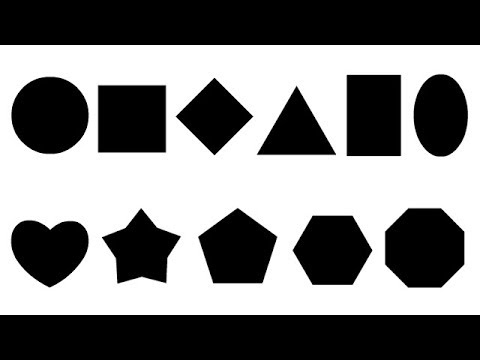
#> input picture shape.jpg, 480 x 360 px
$ python measure_object.py   (older library calls are emulated)
#> lines starting #> are read from the running program, lines starting #| are printed output that depends on the picture; after the words box and inside, x2 and y2 are one past the last pixel; in counts of white or black regions, pixels touching at a corner belong together
#> further down, src is the input picture: shape (360, 480, 3); min 0, max 255, mean 127.1
import cv2 as cv
import numpy as np

# 边缘检测述算法
def measure_object(image):
    gray = cv.cvtColor(image, cv.COLOR_BGR2GRAY)
    ret, binary = cv.threshold(gray, 0, 255, cv.THRESH_BINARY_INV | cv.THRESH_OTSU)
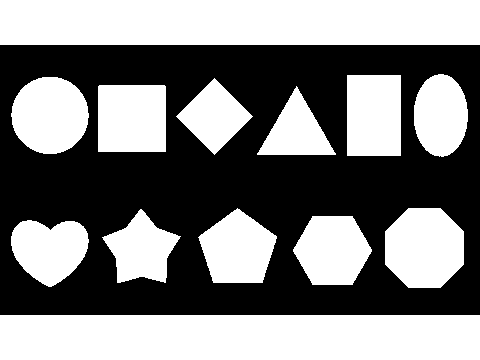
#> binary: shape (360, 480); 50.1% white; 1 black region
#> ret = 127
    print("threshold value : %s"%ret)
#| threshold value : 127.0
    cv.imshow("binary image", binary)
    outImage, contours, heriachy = cv.findContours(binary, cv.RETR_EXTERNAL, cv.CHAIN_APPROX_SIMPLE)
#> contours = 13 contours; largest, box (x1, y1, x2, y2) and area: (0, 315, 480, 360) 21076, (0, 0, 480, 45) 21076, (385, 208, 464, 288) 5104, (11, 77, 89, 154) 4586, (98, 85, 166, 152) 4421; heriachy = 13 rows, first 6: [1, -1, -1, -1], [2, 0, -1, -1], [3, 1, -1, -1], [4, 2, -1, -1], [5, 3, -1, -1], [6, 4, -1, -1]
    for i, contour in enumerate(contours):
        area = cv.contourArea(contour)
        x, y, w, h = cv.boundingRect(contour)
        rate = min(w, h) / max(w, h)
        print("rectangle rate : %s"%rate)
        mm = cv.moments(contour)
        print(type(mm))
        cx = mm['m10'] / mm['m00']
        cy = mm['m01'] / mm['m00']
        cv.circle(image, (np.int(cx), np.int(cy)), 3, (0, 255, 255), -1)
        #cv.rectangle(image, (x,y), (x+w, y+h), (0, 0, 255), 2)
        print("contour area : %s" %area)
        approxCurve = cv.approxPolyDP(contour, 4, True)
        print(approxCurve.shape)
        if approxCurve.shape[0] == 4:
            cv.drawContours(image, contours, i, (0, 255, 0), 5)
        if approxCurve.shape[0] == 8:
            cv.drawContours(image, contours, i, (0, 0, 255), 5)
        if approxCurve.shape[0] == 5:
            cv.drawContours(image, contours, i, (255, 0, 0), 5)
#> this loop made 13 passes
#> (area, x, y, w, h, rate, cx, cy) on passes 2, 3, 4, 5, 6, 10, 12: (3676.5, 11, 220, 78, 67, 0.859, 49.13, 249.1), (4014, 293, 216, 79, 69, 0.873, 332, 250), (3185, 102, 209, 79, 74, 0.937, 141, 249.2), (5104, 385, 208, 79, 80, 0.988, 424, 247.5), (3992, 198, 208, 79, 75, 0.949, 237.3, 249), (4586, 11, 77, 78, 77, 0.987, 49.53, 114.9), (3418, 414, 74, 54, 83, 0.651, 440.3, 114.9)
#> (area, x, y, w, h, rate, cx, cy) on passes 1, 7, 8, 9, 11, 13: (21076, 0, 315, 480, 45, 0.0938, 239.5, 337), (2649, 257, 86, 79, 69, 0.873, 296.1, 131.4), (4421, 98, 85, 68, 67, 0.985, 131.5, 118), (2888, 176, 78, 77, 77, 1, 214, 116), (4240, 347, 75, 54, 81, 0.667, 373.5, 115), (21076, 0, 0, 480, 45, 0.0938, 239.5, 22)
#> (printed output is left out)
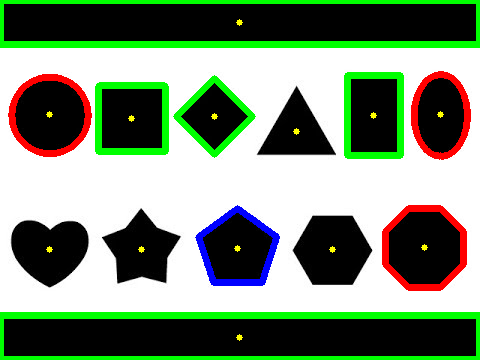
#> image: shape (360, 480, 3); 13.24% of pixels changed, all inside (x1, y1, x2, y2) = (0, 0, 480, 360)
    cv.imshow("measure-contours", image)


src = cv.imread("shape.jpg")
cv.imshow("原来", src)
measure_object(src)
cv.waitKey(0)
cv.destroyAllWindows()
